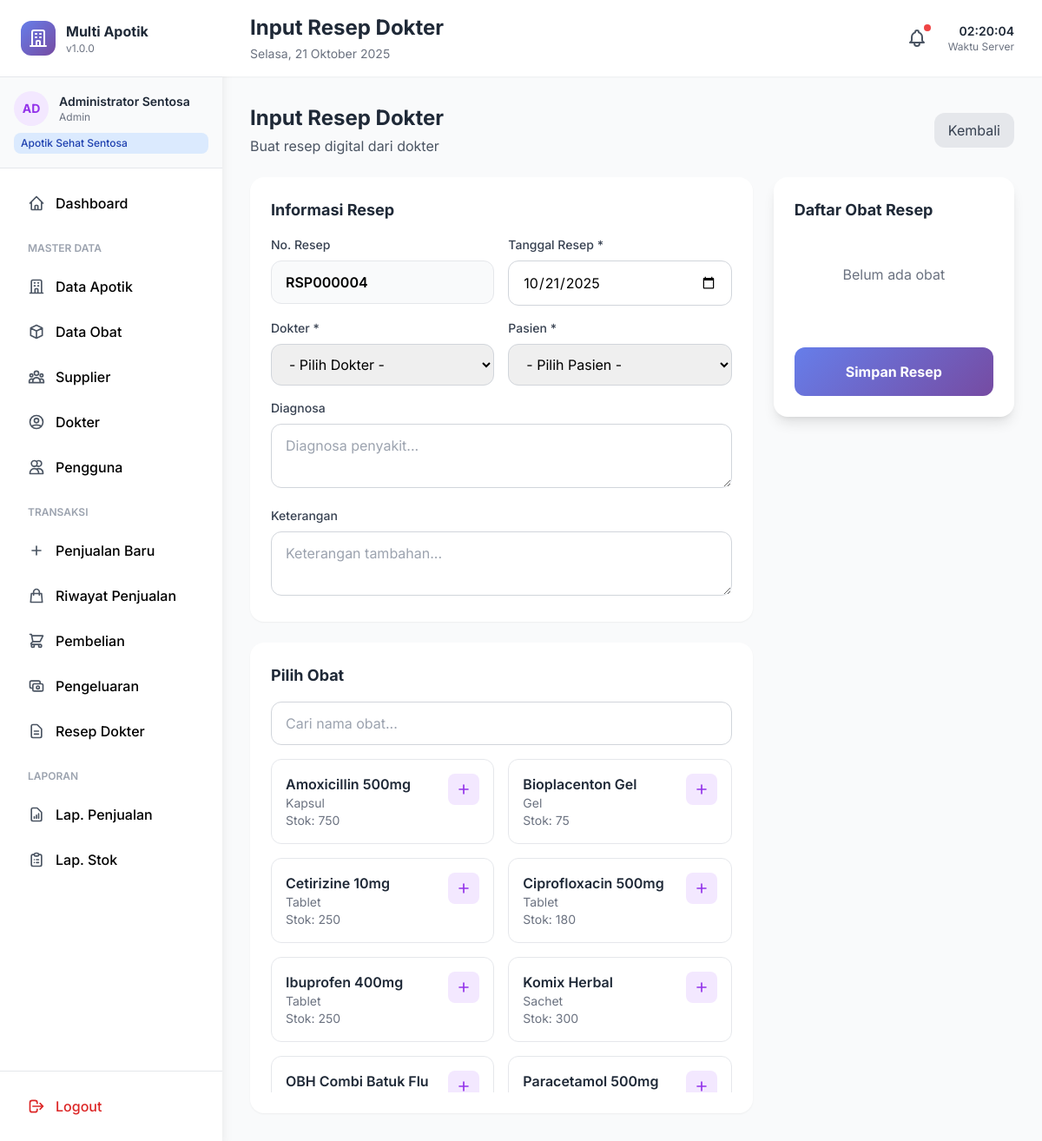
/resep/create.php (signed in), run on the app's committed database.
### tables this page shows
CREATE TABLE obat (
    id_obat INT PRIMARY KEY AUTO_INCREMENT,
    id_apotik INT NOT NULL,
    id_kategori INT,
    kode_obat VARCHAR(50) UNIQUE NOT NULL,
    nama_obat VARCHAR(200) NOT NULL,
    jenis_obat VARCHAR(100),
    satuan VARCHAR(20) NOT NULL,
    harga_beli DECIMAL(15,2) DEFAULT 0,
    harga_jual DECIMAL(15,2) NOT NULL,
    margin_persen DECIMAL(5,2),
    aturan_pakai TEXT,
    dosis VARCHAR(100),
    efek_samping TEXT,
    golongan ENUM('bebas', 'bebas_terbatas', 'keras', 'narkotika') DEFAULT 'bebas',
    perlu_resep BOOLEAN DEFAULT FALSE,
    status ENUM('aktif', 'nonaktif') DEFAULT 'aktif',
    created_at TIMESTAMP DEFAULT CURRENT_TIMESTAMP,
    updated_at TIMESTAMP DEFAULT CURRENT_TIMESTAMP ON UPDATE CURRENT_TIMESTAMP,
    FOREIGN KEY (id_apotik) REFERENCES apotik(id_apotik) ON DELETE CASCADE,
    FOREIGN KEY (id_kategori) REFERENCES kategori_obat(id_kategori) ON DELETE SET NULL
);

### config.php (called while the page is built, shortened)
<?php
class Database {
    private static $instance = null;
    private $conn;
    private function __construct() {
        try {
            $this->conn = new mysqli(DB_HOST, DB_USER, DB_PASS, DB_NAME);
            $this->conn->set_charset("utf8mb4");
        } catch (Exception $e) {
            die("Database Error: " . $e->getMessage());
        }
    }
    public static function getInstance() {
        if (self::$instance === null) {
            self::$instance = new self();
        }
        return self::$instance;
    }
    public function query($sql) {
        return $this->conn->query($sql);
    }
    public function prepare($sql) {
        return $this->conn->prepare($sql);
    }
}
function db() {
    return Database::getInstance();
}
function generateKode($prefix, $table, $field, $length = 4) {
    $db = db();
    $query = "SELECT MAX(CAST(SUBSTRING($field, " . (strlen($prefix) + 1) . ") AS UNSIGNED)) as max_no FROM $table WHERE $field LIKE '$prefix%'";
    $result = $db->query($query);
    $row = $result->fetch_assoc();
    $next = ($row['max_no'] ?? 0) + 1;
    return $prefix . str_pad($next, $length, '0', STR_PAD_LEFT);
}
?>

### resep/create.php (the view, shortened to what this page needs)
<?php
require_once '../config.php';
$user = getUserData();
$db = db();
$no_resep = generateKode('RSP', 'resep', 'no_resep', 6);
$obatQuery = "SELECT o.*, COALESCE(SUM(b.stok_sisa), 0) as total_stok
              FROM obat o
              LEFT JOIN batch_obat b ON o.id_obat = b.id_obat AND b.status = 'tersedia'
              WHERE o.id_apotik = ? AND o.status = 'aktif'
              GROUP BY o.id_obat
              HAVING total_stok > 0
              ORDER BY o.nama_obat";
$stmtObat = $db->prepare($obatQuery);
$stmtObat->bind_param("i", $user['id_apotik']);
$stmtObat->execute();
$obatList = $stmtObat->get_result();
include '../includes/header.php';
?>
<div class="space-y-6">
    <div class="flex items-center justify-between">
        <div>
            <h2 class="text-2xl font-bold text-gray-800">Input Resep Dokter</h2>
            <p class="text-gray-600 mt-1">Buat resep digital dari dokter</p>
        </div>
        <a href="index.php" class="px-4 py-2 bg-gray-200 text-gray-700 rounded-xl hover:bg-gray-300 transition-all">
            Kembali
        </a>
    </div>
    <form id="formResep" method="POST">
        <div class="grid grid-cols-1 lg:grid-cols-3 gap-6">
            <div class="lg:col-span-2 space-y-6">
                <div class="bg-white rounded-2xl shadow-sm p-6">
                    <h3 class="text-lg font-bold text-gray-800 mb-4">Informasi Resep</h3>
                    <div class="grid grid-cols-1 md:grid-cols-2 gap-4">
                        <div>
                            <label class="block text-sm font-medium text-gray-700 mb-2">No. Resep</label>
                            <input type="text" name="no_resep" value="<?= $no_resep ?>" readonly
                                   class="w-full px-4 py-3 bg-gray-50 border border-gray-200 rounded-xl font-semibold">
                        </div>
                        <div>
                            <label class="block text-sm font-medium text-gray-700 mb-2">Tanggal Resep *</label>
                            <input type="date" name="tanggal_resep" value="<?= date('Y-m-d') ?>" required
                                   class="w-full px-4 py-3 border border-gray-300 rounded-xl focus:ring-2 focus:ring-purple-500">
                        </div>
                        <div>
                            <label class="block text-sm font-medium text-gray-700 mb-2">Dokter *</label>
                            <select name="id_dokter" required class="w-full px-4 py-3 border border-gray-300 rounded-xl focus:ring-2 focus:ring-purple-500">
                                <option value="">- Pilih Dokter -</option>
                            </select>
                        </div>
                        <div>
                            <label class="block text-sm font-medium text-gray-700 mb-2">Pasien *</label>
                            <select name="id_pelanggan" required class="w-full px-4 py-3 border border-gray-300 rounded-xl focus:ring-2 focus:ring-purple-500">
                                <option value="">- Pilih Pasien -</option>
                            </select>
                        </div>
                        <div class="md:col-span-2">
                            <label class="block text-sm font-medium text-gray-700 mb-2">Diagnosa</label>
                            <textarea name="diagnosa" rows="2"
                                      class="w-full px-4 py-3 border border-gray-300 rounded-xl focus:ring-2 focus:ring-purple-500"
                                      placeholder="Diagnosa penyakit..."></textarea>
                        </div>
                        <div class="md:col-span-2">
                            <label class="block text-sm font-medium text-gray-700 mb-2">Keterangan</label>
                            <textarea name="keterangan" rows="2"
                                      class="w-full px-4 py-3 border border-gray-300 rounded-xl focus:ring-2 focus:ring-purple-500"
                                      placeholder="Keterangan tambahan..."></textarea>
                        </div>
                    </div>
                </div>
                <div class="bg-white rounded-2xl shadow-sm p-6">
                    <h3 class="text-lg font-bold text-gray-800 mb-4">Pilih Obat</h3>
                    <div class="mb-4">
                        <input type="text" id="searchObat" placeholder="Cari nama obat..."
                               class="w-full px-4 py-3 border border-gray-300 rounded-xl focus:ring-2 focus:ring-purple-500">
                    </div>
                    <div class="grid grid-cols-1 md:grid-cols-2 gap-4 max-h-96 overflow-y-auto" id="obatContainer">
                        <?php while ($obat = $obatList->fetch_assoc()): ?>
                        <div class="obat-item border border-gray-200 rounded-xl p-4 hover:border-purple-500 cursor-pointer transition-all"
                             data-nama="<?= strtolower($obat['nama_obat']) ?>"
                             onclick="showObatModal(<?= htmlspecialchars(json_encode($obat)) ?>)">
                            <div class="flex items-start justify-between">
                                <div class="flex-1">
                                    <h4 class="font-semibold text-gray-800"><?= htmlspecialchars($obat['nama_obat']) ?></h4>
                                    <p class="text-sm text-gray-500"><?= htmlspecialchars($obat['jenis_obat']) ?></p>
                                    <p class="text-sm text-gray-500">Stok: <?= $obat['total_stok'] ?></p>
                                </div>
                                <button type="button" class="p-2 bg-purple-100 text-purple-600 rounded-lg hover:bg-purple-200">
                                    <svg class="w-5 h-5" fill="none" stroke="currentColor" viewBox="0 0 24 24">
                                        <path stroke-linecap="round" stroke-linejoin="round" stroke-width="2" d="M12 6v6m0 0v6m0-6h6m-6 0H6"></path>
                                    </svg>
                                </button>
                            </div>
                        </div>
                        <?php endwhile; ?>
                    </div>
                </div>
            </div>
            <div class="lg:col-span-1">
                <div class="bg-white rounded-2xl shadow-lg p-6 sticky top-6">
                    <h3 class="text-lg font-bold text-gray-800 mb-4">Daftar Obat Resep</h3>
                    <div id="resepItems" class="space-y-3 mb-4 max-h-96 overflow-y-auto">
                        <p class="text-center text-gray-500 py-8">Belum ada obat</p>
                    </div>
                    <button type="submit" id="btnSimpan" class="w-full mt-6 py-4 gradient-bg text-white rounded-xl font-bold hover:shadow-lg transition-all" disabled>
                        Simpan Resep
                    </button>
                </div>
            </div>
        </div>
    </form>
</div>
<?php include '../includes/footer.php'; ?>

### includes/header.php (style rules this page uses)
* { font-family: 'Inter', sans-serif; }
.gradient-bg { background: linear-gradient(135deg, #667eea 0%, #764ba2 100%); }

### data on the page
obat: nama_obat "Amoxicillin 500mg", jenis_obat "Kapsul", total_stok "750"
obat: nama_obat "Bioplacenton Gel", jenis_obat "Gel", total_stok "75"
obat: nama_obat "Cetirizine 10mg", jenis_obat "Tablet", total_stok "250"
obat: nama_obat "Ciprofloxacin 500mg", jenis_obat "Tablet", total_stok "180"
obat: nama_obat "Ibuprofen 400mg", jenis_obat "Tablet", total_stok "250"
obat: nama_obat "Komix Herbal", jenis_obat "Sachet", total_stok "300"
obat: nama_obat "OBH Combi Batuk Flu"
obat: nama_obat "Paracetamol 500mg"

### other printed values
APP_NAME "Multi Apotik"
APP_VERSION "1.0.0"
substr($user['nama'], 0, 2) "AD"
$user['nama'] "Administrator Sentosa"
$user['role'] "Admin"
$user['nama_apotik'] "Apotik Sehat Sentosa"
$pageTitle "Input Resep Dokter"
